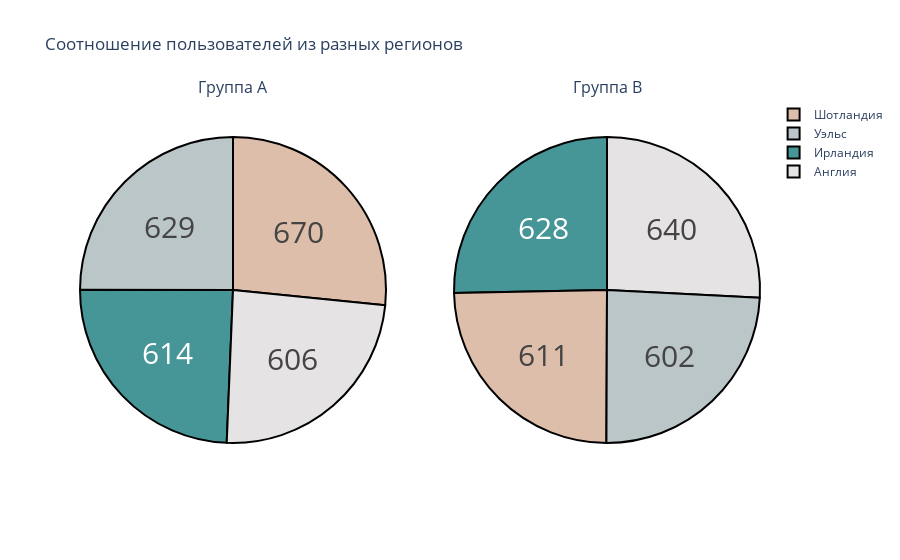

The notebook cell this image was saved under:
### Code cell
label = ['Ирландия', 
         'Шотландия',
         'Уэльс',
         'Англия']
counts_A = [sum((ab_data['Location'] == 'Northern Ireland')  & (ab_data['Group'] == 'A')), 
          sum((ab_data['Location'] == 'Scotland')  & (ab_data['Group'] == 'A')),
           sum((ab_data['Location'] == 'Wales')  & (ab_data['Group'] == 'A')),
           sum((ab_data['Location'] == 'England')  & (ab_data['Group'] == 'A'))]
counts_B = [sum((ab_data['Location'] == 'Northern Ireland')  & (ab_data['Group'] == 'B')), 
          sum((ab_data['Location'] == 'Scotland')  & (ab_data['Group'] == 'B')),
           sum((ab_data['Location'] == 'Wales')  & (ab_data['Group'] == 'B')),
           sum((ab_data['Location'] == 'England')  & (ab_data['Group'] == 'B'))]
fig = make_subplots(rows=1, cols=2, specs=[[{'type': 'pie'}, {'type': 'pie'}]],  subplot_titles=('Группа A','Группа B'))
fig.add_trace(go.Pie(labels=label, values=counts_A), 1, 1)
fig.add_trace(go.Pie(labels=label, values=counts_B), 1, 2)
colors = ['#469597','#DDBEAA','#BBC6C8','#E5E3E4']
fig.update_layout(title_text='Соотношение пользователей из разных регионов')
fig.update_traces(hoverinfo='label+percent', textinfo='value', 
                  textfont_size=30,
                  marker=dict(colors=colors, 
                              line=dict(color='black', width=2)))
fig.show()

### Figure 1 — Plotly figure (JSON) as saved in the notebook; plotly's stock layout.template omitted (floating-point values rounded to 4 significant figures)
{"data": [{"domain": {"x": [0, 0.45], "y": [0, 1]}, "hoverinfo": "label+percent", "labels": ["Ирландия", "Шотландия", "Уэльс", "Англия"], "marker": {"colors": ["#469597", "#DDBEAA", "#BBC6C8", "#E5E3E4"], "line": {"color": "black", "width": 2}}, "textfont": {"size": 30}, "textinfo": "value", "type": "pie", "values": [614, 670, 629, 606]}, {"domain": {"x": [0.55, 1], "y": [0, 1]}, "hoverinfo": "label+percent", "labels": ["Ирландия", "Шотландия", "Уэльс", "Англия"], "marker": {"colors": ["#469597", "#DDBEAA", "#BBC6C8", "#E5E3E4"], "line": {"color": "black", "width": 2}}, "textfont": {"size": 30}, "textinfo": "value", "type": "pie", "values": [628, 611, 602, 640]}], "layout": {"annotations": [{"font": {"size": 16}, "showarrow": false, "text": "Группа A", "x": 0.225, "xanchor": "center", "xref": "paper", "y": 1, "yanchor": "bottom", "yref": "paper"}, {"font": {"size": 16}, "showarrow": false, "text": "Группа B", "x": 0.775, "xanchor": "center", "xref": "paper", "y": 1, "yanchor": "bottom", "yref": "paper"}], "autosize": true, "title": {"text": "Соотношение пользователей из разных регионов"}}}
